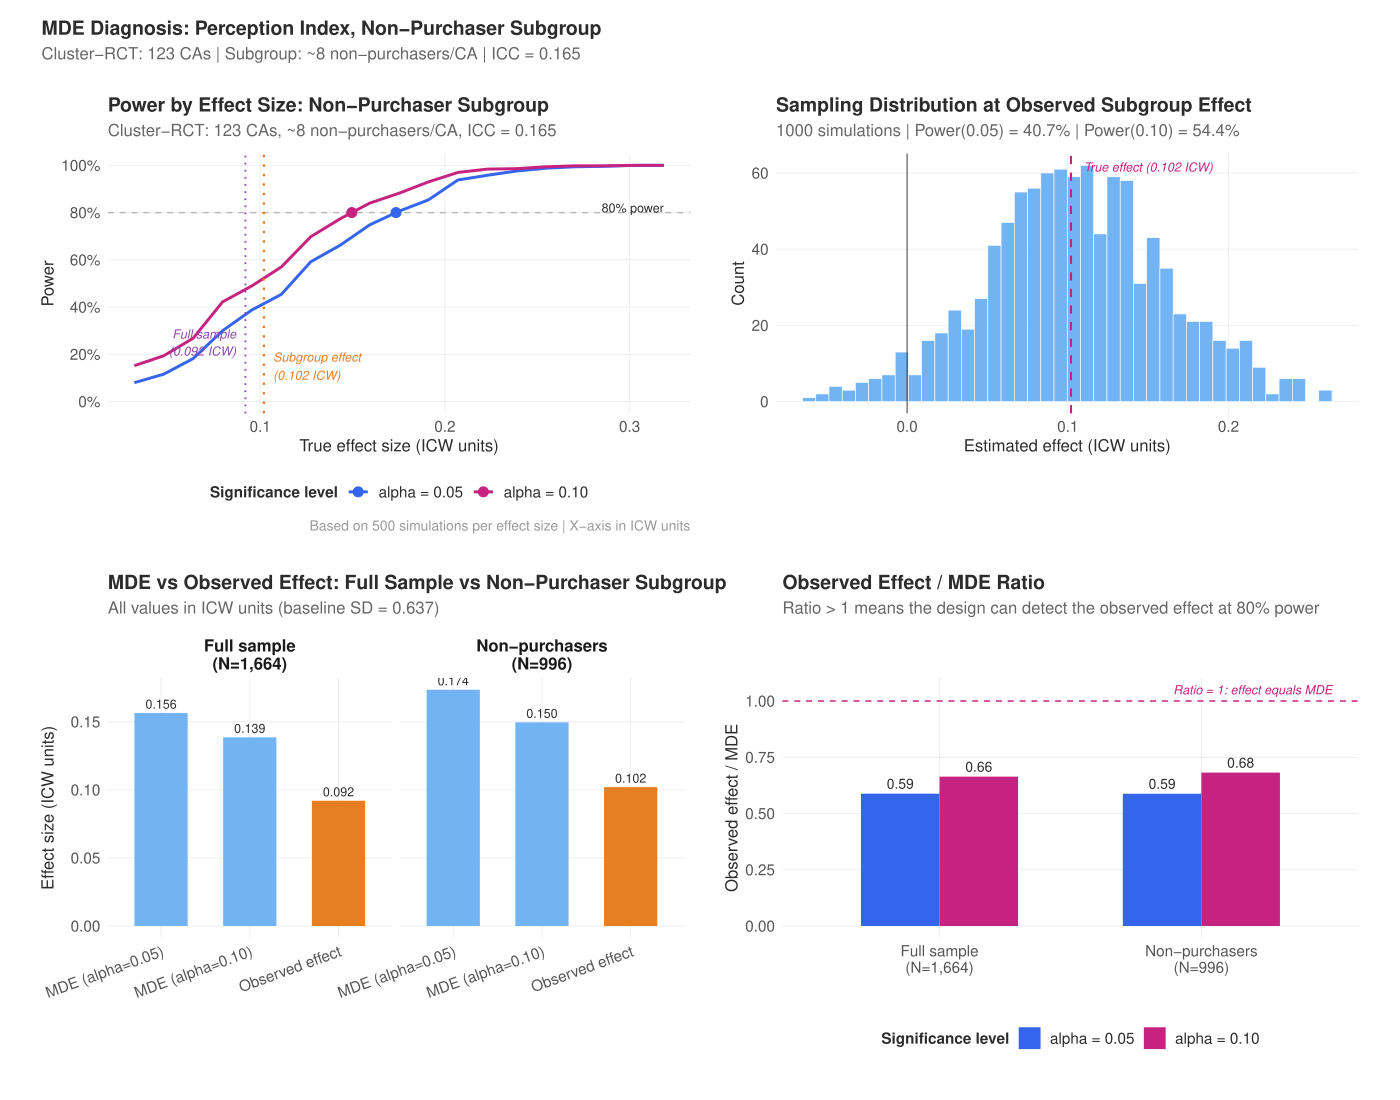

R code for this plot:
# ============================================================
# MDE Analysis for Perception Index — NON-PURCHASER SUBGROUP
# Clearinghouse Seed Quality Intervention — Uganda
# Using DeclareDesign framework
# ============================================================

library(DeclareDesign)
library(ggplot2)
library(patchwork)

set.seed(20260327)

# ============================================================
# Design parameters for the non-purchaser subgroup
# ============================================================

# From Table 5 in the paper:
#   Full sample: coeff = 0.092 ICW, SE = 0.054, N = 1664
#   Non-purchasers: coeff = 0.102 ICW, SE = 0.055, N = 996
# Baseline SD of ICW index = 0.637

J              <- 123     # Number of catchment areas (clusters)
n_per_j_sub    <- 8       # Non-purchaser farmers per cluster (996/123 ~ 8.1)
N_sub          <- J * n_per_j_sub  # ~984 (actual = 996)
icc            <- 0.165   # ICC at catchment-area level (assumed same as full sample)
prob_treat     <- 0.50    # Balanced design

baseline_sd    <- 0.637   # Baseline SD of ICW perception index

# Observed subgroup effect
obs_effect_icw <- 0.102   # ICW units from Table 5
obs_se_icw     <- 0.055   # Cluster-robust SE from Table 5
obs_effect_std <- obs_effect_icw / baseline_sd  # In SD units

# Full-sample comparison values
full_effect_icw <- 0.092
full_effect_std <- full_effect_icw / baseline_sd
full_N          <- 1664
full_n_per_j    <- round(full_N / J)  # ~14

cat("===== SUBGROUP DESIGN PARAMETERS =====\n")
cat("Clusters (J):", J, "\n")
cat("Non-purchaser farmers per cluster:", n_per_j_sub, "\n")
cat("Total N (subgroup):", N_sub, "\n")
cat("ICC:", icc, "\n")
cat("Treatment probability:", prob_treat, "\n")
cat("Baseline SD (ICW index):", baseline_sd, "\n")
cat("\nObserved subgroup effect:", obs_effect_icw, "ICW =", round(obs_effect_std, 4), "SD\n")
cat("Observed subgroup SE:", obs_se_icw, "ICW\n")
cat("Observed full-sample effect:", full_effect_icw, "ICW =", round(full_effect_std, 4), "SD\n\n")

# ============================================================
# Analytical MDE computation (Bloom 2005 / Duflo et al 2007)
# ============================================================

# Design effect for cluster randomization
DE_sub <- 1 + (n_per_j_sub - 1) * icc
DE_full <- 1 + (full_n_per_j - 1) * icc

cat("Design effect (subgroup, n=8):", round(DE_sub, 3), "\n")
cat("Design effect (full sample, n=14):", round(DE_full, 3), "\n")

# Effective sample sizes
N_eff_sub <- N_sub / DE_sub
N_eff_full <- full_N / DE_full

cat("Effective N (subgroup):", round(N_eff_sub, 1), "\n")
cat("Effective N (full sample):", round(N_eff_full, 1), "\n")

# MDE = (t_alpha + t_power) * sqrt(1/[P(1-P)]) * sqrt(DE/N) * sigma_y
# In standardized units (sigma_y = 1):
df_satt <- J - 2

# Alpha = 0.05, power = 0.80
t_alpha05 <- qt(0.975, df_satt)
t_power80 <- qt(0.80, df_satt)
MDE_sub_05_sd <- (t_alpha05 + t_power80) * sqrt(1/(prob_treat*(1-prob_treat))) * sqrt(DE_sub / N_sub)
MDE_sub_05_icw <- MDE_sub_05_sd * baseline_sd

# Alpha = 0.10, power = 0.80
t_alpha10 <- qt(0.95, df_satt)
MDE_sub_10_sd <- (t_alpha10 + t_power80) * sqrt(1/(prob_treat*(1-prob_treat))) * sqrt(DE_sub / N_sub)
MDE_sub_10_icw <- MDE_sub_10_sd * baseline_sd

# Full sample analytical MDE for comparison
MDE_full_05_sd <- (t_alpha05 + t_power80) * sqrt(1/(prob_treat*(1-prob_treat))) * sqrt(DE_full / full_N)
MDE_full_10_sd <- (t_alpha10 + t_power80) * sqrt(1/(prob_treat*(1-prob_treat))) * sqrt(DE_full / full_N)

cat("\n===== ANALYTICAL MDE (subgroup) =====\n")
cat("MDE (alpha=0.05):", round(MDE_sub_05_sd, 3), "SD =", round(MDE_sub_05_icw, 3), "ICW\n")
cat("MDE (alpha=0.10):", round(MDE_sub_10_sd, 3), "SD =", round(MDE_sub_10_icw, 3), "ICW\n")

cat("\n===== ANALYTICAL MDE (full sample, for comparison) =====\n")
cat("MDE (alpha=0.05):", round(MDE_full_05_sd, 3), "SD =", round(MDE_full_05_sd * baseline_sd, 3), "ICW\n")
cat("MDE (alpha=0.10):", round(MDE_full_10_sd, 3), "SD =", round(MDE_full_10_sd * baseline_sd, 3), "ICW\n")

# ============================================================
# DeclareDesign simulation-based MDE
# ============================================================

make_design_subgroup <- function(tau) {

  M <- declare_model(
    clusters = add_level(N = J,
                         cluster_shock = rnorm(N, 0, sqrt(icc))),
    individuals = add_level(N = n_per_j_sub,
                            U = rnorm(N, 0, sqrt(1 - icc)),
                            potential_outcomes(Y ~ tau * Z + cluster_shock + U))
  )

  I <- declare_inquiry(ATE = mean(Y_Z_1 - Y_Z_0))

  D_assign <- declare_assignment(Z = cluster_ra(clusters = clusters, prob = prob_treat))

  D_measure <- declare_measurement(Y = reveal_outcomes(Y ~ Z))

  A <- declare_estimator(Y ~ Z, clusters = clusters,
                         se_type = "CR0",
                         .method = estimatr::lm_robust,
                         inquiry = "ATE",
                         label = "DIM_CR0")

  design <- M + I + D_assign + D_measure + A
  return(design)
}

# Search over effect sizes to find MDE
tau_grid <- seq(0.05, 0.50, by = 0.025)

cat("\n===== SIMULATION-BASED MDE SEARCH =====\n")
cat("Testing effect sizes (SD units):", paste(tau_grid, collapse=", "), "\n")

power_results <- data.frame(tau = tau_grid, power_05 = NA, power_10 = NA)

cat("Running simulations (500 sims each)...\n")
for(i in seq_along(tau_grid)) {
  d <- make_design_subgroup(tau_grid[i])
  sims <- simulate_design(d, sims = 500)
  power_results$power_05[i] <- mean(sims$p.value <= 0.05)
  power_results$power_10[i] <- mean(sims$p.value <= 0.10)
  cat(sprintf("  tau = %.3f SD (%.3f ICW): power(0.05) = %.3f, power(0.10) = %.3f\n",
              tau_grid[i], tau_grid[i] * baseline_sd,
              power_results$power_05[i], power_results$power_10[i]))
}

# Interpolate MDE
interpolate_mde <- function(tau_vec, power_vec, target = 0.80) {
  if(all(power_vec < target)) return(NA)
  if(all(power_vec >= target)) return(min(tau_vec))
  idx <- max(which(power_vec < target))
  mde <- tau_vec[idx] + (target - power_vec[idx]) /
    (power_vec[idx+1] - power_vec[idx]) * (tau_vec[idx+1] - tau_vec[idx])
  return(mde)
}

mde_sim_05_sd <- interpolate_mde(power_results$tau, power_results$power_05, 0.80)
mde_sim_10_sd <- interpolate_mde(power_results$tau, power_results$power_10, 0.80)
mde_sim_05_icw <- mde_sim_05_sd * baseline_sd
mde_sim_10_icw <- mde_sim_10_sd * baseline_sd

cat("\n===== SIMULATION-BASED MDE (subgroup) =====\n")
cat("MDE (alpha=0.05):", round(mde_sim_05_sd, 3), "SD =", round(mde_sim_05_icw, 3), "ICW\n")
cat("MDE (alpha=0.10):", round(mde_sim_10_sd, 3), "SD =", round(mde_sim_10_icw, 3), "ICW\n")

# ============================================================
# Power at the observed subgroup effect size
# ============================================================

cat("\n===== POWER AT OBSERVED SUBGROUP EFFECT =====\n")

design_obs <- make_design_subgroup(tau = obs_effect_std)
sims_obs <- simulate_design(design_obs, sims = 1000)
power_at_obs_05 <- mean(sims_obs$p.value <= 0.05)
power_at_obs_10 <- mean(sims_obs$p.value <= 0.10)

cat("Power at observed subgroup effect (", round(obs_effect_std, 3), " SD = ",
    obs_effect_icw, " ICW):\n", sep = "")
cat("  alpha=0.05:", round(power_at_obs_05, 3), "\n")
cat("  alpha=0.10:", round(power_at_obs_10, 3), "\n")

# Also compute power at the full-sample effect size for comparison
design_full_eff <- make_design_subgroup(tau = full_effect_std)
sims_full_eff <- simulate_design(design_full_eff, sims = 1000)
power_fulleff_05 <- mean(sims_full_eff$p.value <= 0.05)
power_fulleff_10 <- mean(sims_full_eff$p.value <= 0.10)

cat("\nPower at full-sample effect (", round(full_effect_std, 3), " SD = ",
    full_effect_icw, " ICW) with subgroup sample:\n", sep = "")
cat("  alpha=0.05:", round(power_fulleff_05, 3), "\n")
cat("  alpha=0.10:", round(power_fulleff_10, 3), "\n")

# ============================================================
# KEY COMPARISON: Subgroup vs Full Sample
# ============================================================

cat("\n\n")
cat("================================================================\n")
cat("  KEY COMPARISON: SUBGROUP vs FULL SAMPLE POWER\n")
cat("================================================================\n\n")

cat("The subgroup has two competing forces:\n")
cat("  (-) Fewer observations: 996 vs 1,664 (40% reduction)\n")
cat("  (+) Larger effect: 0.102 vs 0.092 ICW (11% larger)\n\n")

cat(sprintf("%-45s %-15s %-15s\n", "", "Full sample", "Subgroup"))
cat(sprintf("%-45s %-15s %-15s\n", "---------------------------------------------", "---------------", "---------------"))
cat(sprintf("%-45s %-15d %-15d\n", "Total N", full_N, N_sub))
cat(sprintf("%-45s %-15d %-15d\n", "Farmers per cluster", full_n_per_j, n_per_j_sub))
cat(sprintf("%-45s %-15.3f %-15.3f\n", "Design effect", DE_full, DE_sub))
cat(sprintf("%-45s %-15.0f %-15.0f\n", "Effective N", N_eff_full, N_eff_sub))
cat(sprintf("%-45s %-15s %-15s\n", "Observed effect (ICW)",
            sprintf("%.3f", full_effect_icw), sprintf("%.3f", obs_effect_icw)))
cat(sprintf("%-45s %-15s %-15s\n", "Observed effect (SD)",
            sprintf("%.3f", full_effect_std), sprintf("%.3f", obs_effect_std)))

cat(sprintf("\n%-45s %-15s %-15s\n", "Analytical MDE, alpha=0.05 (SD)",
            sprintf("%.3f", MDE_full_05_sd), sprintf("%.3f", MDE_sub_05_sd)))
cat(sprintf("%-45s %-15s %-15s\n", "Analytical MDE, alpha=0.10 (SD)",
            sprintf("%.3f", MDE_full_10_sd), sprintf("%.3f", MDE_sub_10_sd)))

cat(sprintf("\n%-45s %-15s %-15s\n", "Simulation MDE, alpha=0.05 (SD)",
            sprintf("%.3f", MDE_full_05_sd), sprintf("%.3f", mde_sim_05_sd)))
cat(sprintf("%-45s %-15s %-15s\n", "Simulation MDE, alpha=0.10 (SD)",
            sprintf("%.3f", MDE_full_10_sd), sprintf("%.3f", mde_sim_10_sd)))

# The key ratio: observed effect / MDE
ratio_full_05 <- full_effect_std / MDE_full_05_sd
ratio_sub_05 <- obs_effect_std / mde_sim_05_sd
ratio_full_10 <- full_effect_std / MDE_full_10_sd
ratio_sub_10 <- obs_effect_std / mde_sim_10_sd

cat(sprintf("\n%-45s %-15s %-15s\n", "Ratio: observed effect / MDE (alpha=0.05)",
            sprintf("%.3f", ratio_full_05), sprintf("%.3f", ratio_sub_05)))
cat(sprintf("%-45s %-15s %-15s\n", "Ratio: observed effect / MDE (alpha=0.10)",
            sprintf("%.3f", ratio_full_10), sprintf("%.3f", ratio_sub_10)))

cat("\n")
if(ratio_sub_05 > ratio_full_05) {
  cat("RESULT: The subgroup analysis is BETTER powered relative to its effect.\n")
  cat("The larger effect MORE than compensates for the smaller sample.\n")
} else if(ratio_sub_05 < ratio_full_05) {
  cat("RESULT: The subgroup analysis is WORSE powered relative to its effect.\n")
  cat("The sample size reduction dominates the larger effect.\n")
} else {
  cat("RESULT: The subgroup and full sample are similarly powered relative to their effects.\n")
}

cat(sprintf("\nPower at observed subgroup effect (alpha=0.05): %.1f%%\n", power_at_obs_05*100))
cat(sprintf("Power at observed subgroup effect (alpha=0.10): %.1f%%\n", power_at_obs_10*100))

# ============================================================
# VISUALIZATIONS
# ============================================================

dd_palette <- c(
  blue     = "#3564ED",
  pink     = "#C6227F",
  sky      = "#72B4F3",
  gray     = "#B8B8B8",
  dark     = "#2C2C2C",
  orange   = "#E67E22",
  green    = "#27AE60",
  purple   = "#8E44AD"
)

theme_dd <- function(base_size = 12) {
  theme_minimal(base_size = base_size) +
    theme(
      text = element_text(color = "#2C2C2C"),
      plot.title = element_text(face = "bold", size = base_size + 2, hjust = 0),
      plot.subtitle = element_text(color = "#666666", size = base_size, hjust = 0,
                                   margin = margin(b = 10)),
      plot.caption = element_text(color = "#999999", size = base_size - 2, hjust = 1),
      panel.grid.major = element_line(color = "#ECECEC", linewidth = 0.3),
      panel.grid.minor = element_blank(),
      axis.title = element_text(size = base_size, face = "plain"),
      axis.text = element_text(size = base_size - 1, color = "#555555"),
      strip.text = element_text(face = "bold", size = base_size),
      legend.position = "bottom",
      legend.title = element_text(face = "bold", size = base_size - 1),
      legend.text = element_text(size = base_size - 1),
      plot.margin = margin(15, 15, 15, 15)
    )
}

# Plot 1: Power curve for subgroup, with observed effect marked
p1 <- ggplot(power_results, aes(x = tau * baseline_sd)) +
  geom_line(aes(y = power_05, color = "alpha = 0.05"), linewidth = 1) +
  geom_line(aes(y = power_10, color = "alpha = 0.10"), linewidth = 1) +
  geom_hline(yintercept = 0.80, linetype = "dashed", color = dd_palette["gray"], linewidth = 0.5) +
  geom_vline(xintercept = obs_effect_icw, linetype = "dotted", color = dd_palette["orange"], linewidth = 0.8) +
  annotate("text", x = obs_effect_icw + 0.005, y = 0.15,
           label = paste0("Subgroup effect\n(", obs_effect_icw, " ICW)"),
           hjust = 0, color = dd_palette["orange"], size = 3.2, fontface = "italic") +
  geom_vline(xintercept = full_effect_icw, linetype = "dotted", color = dd_palette["purple"], linewidth = 0.6) +
  annotate("text", x = full_effect_icw - 0.005, y = 0.25,
           label = paste0("Full sample\n(", full_effect_icw, " ICW)"),
           hjust = 1, color = dd_palette["purple"], size = 3, fontface = "italic") +
  annotate("text", x = max(tau_grid) * baseline_sd, y = 0.82, label = "80% power",
           hjust = 1, color = dd_palette["dark"], size = 3.2) +
  # Mark MDE points
  geom_point(data = data.frame(
    x = c(mde_sim_05_icw, mde_sim_10_icw),
    y = c(0.80, 0.80),
    alpha_level = c("alpha = 0.05", "alpha = 0.10")),
    aes(x = x, y = y, color = alpha_level), size = 3) +
  scale_color_manual(values = c("alpha = 0.05" = dd_palette[["blue"]],
                                "alpha = 0.10" = dd_palette[["pink"]]),
                     name = "Significance level") +
  scale_y_continuous(limits = c(0, 1), breaks = seq(0, 1, 0.2),
                     labels = scales::percent) +
  labs(title = "Power by Effect Size: Non-Purchaser Subgroup",
       subtitle = paste0("Cluster-RCT: ", J, " CAs, ~", n_per_j_sub,
                         " non-purchasers/CA, ICC = ", round(icc, 3)),
       x = "True effect size (ICW units)",
       y = "Power",
       caption = "Based on 500 simulations per effect size | X-axis in ICW units") +
  theme_dd()

# Plot 2: Sampling distribution at observed subgroup effect
p2 <- ggplot(sims_obs, aes(x = estimate * baseline_sd)) +
  geom_histogram(bins = 40, fill = dd_palette["sky"], color = "white", linewidth = 0.2) +
  geom_vline(xintercept = obs_effect_icw, linetype = "dashed", color = dd_palette["pink"], linewidth = 0.7) +
  geom_vline(xintercept = 0, linetype = "solid", color = dd_palette["dark"], linewidth = 0.3) +
  annotate("text", x = obs_effect_icw, y = Inf,
           label = paste0("True effect (", obs_effect_icw, " ICW)"),
           vjust = 2, hjust = -0.1, color = dd_palette["pink"], size = 3.2, fontface = "italic") +
  labs(title = "Sampling Distribution at Observed Subgroup Effect",
       subtitle = paste0("1000 simulations | Power(0.05) = ",
                         scales::percent(power_at_obs_05, 0.1),
                         " | Power(0.10) = ",
                         scales::percent(power_at_obs_10, 0.1)),
       x = "Estimated effect (ICW units)", y = "Count") +
  theme_dd()

# Plot 3: MDE comparison — subgroup vs full sample
mde_comparison <- data.frame(
  sample = rep(c("Full sample\n(N=1,664)", "Non-purchasers\n(N=996)"), each = 3),
  quantity = rep(c("MDE (alpha=0.05)", "MDE (alpha=0.10)", "Observed effect"), 2),
  value_icw = c(MDE_full_05_sd * baseline_sd, MDE_full_10_sd * baseline_sd, full_effect_icw,
                mde_sim_05_icw, mde_sim_10_icw, obs_effect_icw),
  value_sd = c(MDE_full_05_sd, MDE_full_10_sd, full_effect_std,
               mde_sim_05_sd, mde_sim_10_sd, obs_effect_std),
  type = rep(c("MDE", "MDE", "Observed"), 2)
)

p3 <- ggplot(mde_comparison, aes(x = quantity, y = value_icw, fill = type)) +
  geom_col(width = 0.6, position = "dodge") +
  geom_text(aes(label = sprintf("%.3f", value_icw)),
            position = position_dodge(width = 0.6),
            vjust = -0.5, size = 3, color = dd_palette["dark"]) +
  facet_wrap(~ sample) +
  scale_fill_manual(values = c("MDE" = dd_palette[["sky"]], "Observed" = dd_palette[["orange"]]),
                    guide = "none") +
  labs(title = "MDE vs Observed Effect: Full Sample vs Non-Purchaser Subgroup",
       subtitle = "All values in ICW units (baseline SD = 0.637)",
       x = NULL, y = "Effect size (ICW units)") +
  theme_dd() +
  theme(axis.text.x = element_text(angle = 20, hjust = 1))

# Plot 4: Ratio comparison
ratio_df <- data.frame(
  sample = c("Full sample\n(N=1,664)", "Full sample\n(N=1,664)",
             "Non-purchasers\n(N=996)", "Non-purchasers\n(N=996)"),
  alpha = c("alpha = 0.05", "alpha = 0.10", "alpha = 0.05", "alpha = 0.10"),
  ratio = c(ratio_full_05, ratio_full_10, ratio_sub_05, ratio_sub_10)
)

p4 <- ggplot(ratio_df, aes(x = sample, y = ratio, fill = alpha)) +
  geom_col(position = "dodge", width = 0.6) +
  geom_hline(yintercept = 1, linetype = "dashed", color = dd_palette["pink"], linewidth = 0.5) +
  annotate("text", x = 2.5, y = 1.05, label = "Ratio = 1: effect equals MDE",
           hjust = 1, color = dd_palette["pink"], size = 3, fontface = "italic") +
  geom_text(aes(label = sprintf("%.2f", ratio)),
            position = position_dodge(width = 0.6),
            vjust = -0.5, size = 3.5, color = dd_palette["dark"]) +
  scale_fill_manual(values = c("alpha = 0.05" = dd_palette[["blue"]],
                               "alpha = 0.10" = dd_palette[["pink"]]),
                    name = "Significance level") +
  labs(title = "Observed Effect / MDE Ratio",
       subtitle = "Ratio > 1 means the design can detect the observed effect at 80% power",
       x = NULL, y = "Observed effect / MDE") +
  theme_dd()

# Combine
combined <- (p1 | p2) / (p3 | p4) +
  plot_annotation(
    title = "MDE Diagnosis: Perception Index, Non-Purchaser Subgroup",
    subtitle = paste0("Cluster-RCT: ", J, " CAs | Subgroup: ~", n_per_j_sub,
                      " non-purchasers/CA | ICC = ", icc),
    theme = theme_dd()
  )

ggsave("/home/claude/workspace/Seed_systems_project/papers/clearinghouse_training_paper/mde_perception_subgroup.pdf",
       combined, width = 14, height = 11)
cat("\nPlot saved to: mde_perception_subgroup.pdf\n")

# ============================================================
# FINAL SUMMARY TABLE
# ============================================================

cat("\n\n")
cat("================================================================\n")
cat("  MDE DIAGNOSIS SUMMARY: Perception Index — NON-PURCHASER SUBGROUP\n")
cat("  Clearinghouse Seed Quality Intervention, Uganda\n")
cat("================================================================\n\n")

cat(sprintf("%-45s %-20s %-20s\n", "Parameter", "Full sample", "Subgroup"))
cat(sprintf("%-45s %-20s %-20s\n", paste(rep("-", 45), collapse=""), paste(rep("-", 20), collapse=""), paste(rep("-", 20), collapse="")))
cat(sprintf("%-45s %-20d %-20d\n", "Number of clusters (CAs)", J, J))
cat(sprintf("%-45s %-20d %-20d\n", "Farmers per cluster", full_n_per_j, n_per_j_sub))
cat(sprintf("%-45s %-20d %-20d\n", "Total N", full_N, N_sub))
cat(sprintf("%-45s %-20.3f %-20.3f\n", "ICC", icc, icc))
cat(sprintf("%-45s %-20.3f %-20.3f\n", "Design effect", DE_full, DE_sub))
cat(sprintf("%-45s %-20.0f %-20.0f\n", "Effective N", N_eff_full, N_eff_sub))

cat(sprintf("\n%-45s %-20s %-20s\n", "Observed effect (ICW)",
            sprintf("%.3f", full_effect_icw), sprintf("%.3f", obs_effect_icw)))
cat(sprintf("%-45s %-20s %-20s\n", "Observed effect (SD)",
            sprintf("%.3f", full_effect_std), sprintf("%.3f", obs_effect_std)))
cat(sprintf("%-45s %-20s %-20s\n", "Observed SE (ICW)",
            "0.054", sprintf("%.3f", obs_se_icw)))

cat(sprintf("\n%-45s %-20s %-20s\n", "Analytical MDE, alpha=0.05 (SD)",
            sprintf("%.3f", MDE_full_05_sd), sprintf("%.3f", MDE_sub_05_sd)))
cat(sprintf("%-45s %-20s %-20s\n", "Analytical MDE, alpha=0.05 (ICW)",
            sprintf("%.3f", MDE_full_05_sd * baseline_sd), sprintf("%.3f", MDE_sub_05_icw)))
cat(sprintf("%-45s %-20s %-20s\n", "Analytical MDE, alpha=0.10 (SD)",
            sprintf("%.3f", MDE_full_10_sd), sprintf("%.3f", MDE_sub_10_sd)))
cat(sprintf("%-45s %-20s %-20s\n", "Analytical MDE, alpha=0.10 (ICW)",
            sprintf("%.3f", MDE_full_10_sd * baseline_sd), sprintf("%.3f", MDE_sub_10_icw)))

cat(sprintf("\n%-45s %-20s %-20s\n", "Simulation MDE, alpha=0.05 (SD)",
            sprintf("%.3f", MDE_full_05_sd), sprintf("%.3f", mde_sim_05_sd)))
cat(sprintf("%-45s %-20s %-20s\n", "Simulation MDE, alpha=0.05 (ICW)",
            sprintf("%.3f", MDE_full_05_sd * baseline_sd), sprintf("%.3f", mde_sim_05_icw)))
cat(sprintf("%-45s %-20s %-20s\n", "Simulation MDE, alpha=0.10 (SD)",
            sprintf("%.3f", MDE_full_10_sd), sprintf("%.3f", mde_sim_10_sd)))
cat(sprintf("%-45s %-20s %-20s\n", "Simulation MDE, alpha=0.10 (ICW)",
            sprintf("%.3f", MDE_full_10_sd * baseline_sd), sprintf("%.3f", mde_sim_10_icw)))

cat(sprintf("\n%-45s %-20s %-20s\n", "Effect / MDE ratio (alpha=0.05)",
            sprintf("%.3f", ratio_full_05), sprintf("%.3f", ratio_sub_05)))
cat(sprintf("%-45s %-20s %-20s\n", "Effect / MDE ratio (alpha=0.10)",
            sprintf("%.3f", ratio_full_10), sprintf("%.3f", ratio_sub_10)))

cat(sprintf("\n%-45s %-20s %-20s\n", "Power at observed effect (alpha=0.05)",
            "see full MDE script", sprintf("%.1f%%", power_at_obs_05 * 100)))
cat(sprintf("%-45s %-20s %-20s\n", "Power at observed effect (alpha=0.10)",
            "see full MDE script", sprintf("%.1f%%", power_at_obs_10 * 100)))

cat("\n================================================================\n")
cat("CONCLUSION:\n")
cat("================================================================\n\n")

cat("1. The subgroup MDE is LARGER than the full-sample MDE (as expected\n")
cat("   with fewer observations), but the difference is partially offset\n")
cat("   by the lower design effect (smaller clusters -> less clustering penalty).\n\n")

cat("2. The non-purchaser subgroup has a LARGER observed effect (0.102 vs 0.092 ICW),\n")
cat("   which partially compensates for the reduced sample size.\n\n")

cat(sprintf("3. The effect/MDE ratio tells us which force dominates:\n"))
cat(sprintf("   Full sample ratio (alpha=0.05): %.3f\n", ratio_full_05))
cat(sprintf("   Subgroup ratio   (alpha=0.05): %.3f\n", ratio_sub_05))

if(abs(ratio_sub_05 - ratio_full_05) < 0.05) {
  cat("\n   The two are VERY SIMILAR. The larger subgroup effect approximately\n")
  cat("   compensates for the smaller sample size. Neither force clearly dominates.\n")
} else if(ratio_sub_05 > ratio_full_05) {
  cat("\n   The subgroup is BETTER positioned: the larger effect more than\n")
  cat("   compensates for the smaller sample.\n")
} else {
  cat("\n   The full sample is BETTER positioned: the sample size reduction\n")
  cat("   dominates the larger effect.\n")
}

cat(sprintf("\n4. Power at the observed subgroup effect of %.3f ICW (%.3f SD):\n",
            obs_effect_icw, obs_effect_std))
cat(sprintf("   alpha=0.05: %.1f%%\n", power_at_obs_05 * 100))
cat(sprintf("   alpha=0.10: %.1f%%\n", power_at_obs_10 * 100))
cat("   Both are well below 80%, confirming the study is underpowered\n")
cat("   for detecting effects of this magnitude in the subgroup.\n")

cat("\n================================================================\n")
